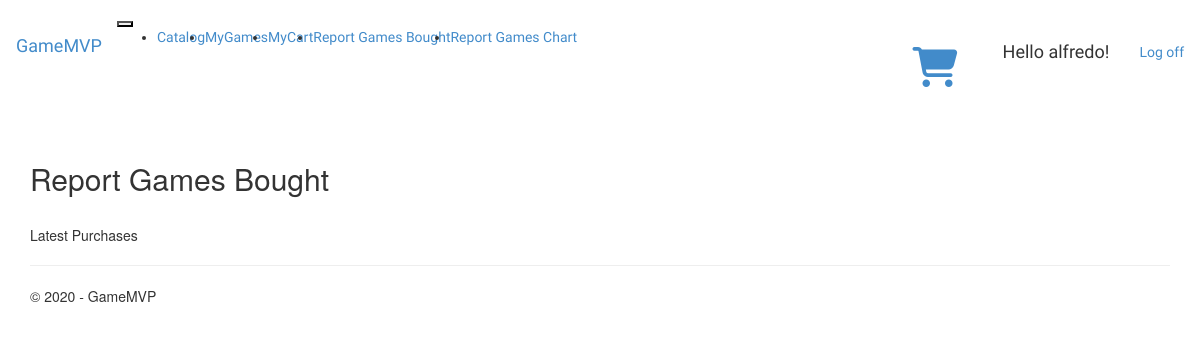
The page /Report_Bought/ (signed in) on the database as committed earlier.
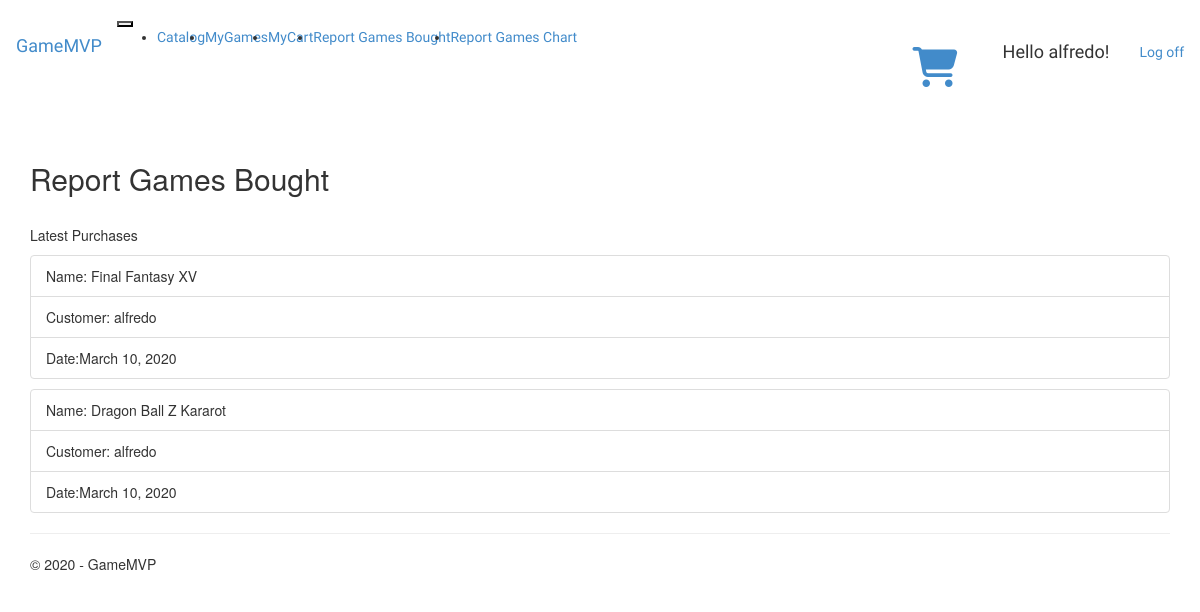
The same page on the database as committed later.
### app/models.py (models this page shows, shortened)
class mygames(models.Model):
    user=models.ForeignKey(settings.AUTH_USER_MODEL,on_delete=models.CASCADE)
    product=models.ForeignKey(Product,on_delete=models.CASCADE)
    productkey=models.CharField(max_length=255)
    dateofpurchase=models.DateField()

class Product(models.Model):
    name=models.CharField(max_length=255)
    description=models.TextField()
    front_Image=models.URLField()
    categories=models.ManyToManyField(category)
    tags=models.ManyToManyField(tag)
    price=models.FloatField()
    GameDate=models.DateField()

### app/views.py (the view)
# urls.py: path('Report_Bought/',views.Report_Bought,name="Report_Bought"),
def Report_Bought(request):
    assert isinstance(request,HttpRequest)
    current_user=request.user
    if current_user.is_staff ==False:
        return redirect(home)
    Bought_games=mygames.objects.all().select_related('product').select_related('user').order_by('-dateofpurchase')
    return render(
        request,
        'app/Report_bought.html',
        {
            'title':'Report Games Bought',
            'message':'Games Bought',
            'year':datetime.now().year,
            'Games':Bought_games
        })

### app/templates/app/Report_bought.html (shortened to what this page needs)
{% extends "app/layout.html" %}
{% block content %}
<link href="../../static/app/content/Catalog.css" rel="stylesheet" />
<h2>Report Games Bought</h2>
<br />
<p>Latest Purchases</p>
    {% for game in Games %}
<ul class="list-group list-group-horizontal" style="margin-top:10px; margin-bottom:10px;">
    <li class="list-group-item">Name: {{game.product.name}}  </li>
    <li class="list-group-item">Customer: {{game.user.username}}</li>
    <li class="list-group-item">Date:{{game.dateofpurchase}}</li>
</ul>
    {% endfor %}
{% endblock %}

### app/templates/app/layout.html (shortened to what this page needs)
﻿<!DOCTYPE html>
<html>
<head>
    {% load staticfiles %}
    <link rel="stylesheet" type="text/css" href="{% static 'app/content/bootstrap.min.css' %}" />
    <link rel="stylesheet" type="text/css" href="{% static 'app/content/site.css' %}" />
   {% url 'home' as home_url %}
    {% url 'MyGames' as MyGames_url %}
    {% url 'Cart' as MyCart_url %}
    {% url 'Report_Bought' as ReportBought_url %}
    {% url 'Report_Chart' as Report_chart_url %}
</head>
<body>
    <nav class="navbar navbar-expand-lg navbar-light bg-light">
  <a class="navbar-brand storefont" href="#">GameMVP</a>
  <button class="navbar-toggler" type="button" data-toggle="collapse" data-target="#navbarSupportedContent" aria-controls="navbarSupportedContent" aria-expanded="false" aria-label="Toggle navigation">
  </button>
  <div class="collapse navbar-collapse storefont" id="navbarSupportedContent">
    <ul class="navbar-nav mr-auto">
      <li class="nav-item {% if request.get_full_path == home_url %}active{% endif %}">
        <a class="nav-link" href="{% url 'home' %}">Catalog</a>
      </li>
        <li class="nav-item {% if request.get_full_path == MyGames_url %}active{% endif %}">
        <a class="nav-link" href="{% url 'MyGames' %}">MyGames</a>
      </li>
        <li class="nav-item {% if request.get_full_path == MyCart_url %}active{% endif %}">
        <a class="nav-link" href="{% url 'Cart' %}">MyCart</a>
      </li>
        {% if user.is_authenticated and user.is_staff  %}
        <li class="nav-item {% if request.get_full_path == ReportBought_url %}active{% endif %}">
            <a class="nav-link" href="{% url 'Report_Bought'%}">Report Games Bought</a>
        </li>
        {% endif %}
        {% if user.is_authenticated and user.is_staff  %}
        <li class="nav-item {% if request.get_full_path == Report_chart_url %}active{% endif %}">
            <a class="nav-link" href="{% url 'Report_Chart'%}">Report Games Chart</a>
        </li>
        {% endif %}
    </ul>
      {% include 'app/loginpartial.html' %}
  </div>
</nav>
    <div class="container body-content">
{% block content %}{% endblock %}
        <hr/>
        <footer>
            <p>&copy; {{ year }} - GameMVP</p>
        </footer>
    </div>
</body>
</html>

### app/templates/app/loginpartial.html (shortened to what this page needs)
{% if user.is_authenticated %}
<form id="logoutForm" action="/logout/" method="post" class="navbar-right">
    <ul class="nav navbar-nav navbar-right">
        <li  class="cartbuttonMenu"><a href="{% url 'Cart' %}"><i class="fas fa-shopping-cart"></i></a> </li>
        <li><span class="navbar-brand">Hello {{ user.username }}!</span></li>
        <li><a href="javascript:document.getElementById('logoutForm').submit()">Log off</a></li>
    </ul>
</form>
{% else %}
<ul class="nav navbar-nav navbar-right">
    <li><a class="btn btn-primary" href="{% url 'login' %}">Log in</a></li>
</ul>
{% endif %}

### app/static/app/content/site.css (style rules this page uses)
body { padding-bottom: 20px; }
.storefont { font-family: 'Trade Winds', cursive; }
.body-content { padding-left: 15px; padding-right: 15px; }
.cartbuttonMenu { padding: 5px; margin-left: 10px; margin-right: 10px; }
.cartbuttonMenu .fas { font-size:30pt; }

Rows that differ between the two databases and show on the page:
added mygames: product.name "Final Fantasy XV", user.username "alfredo", dateofpurchase "March 10, 2020"
added mygames: product.name "Dragon Ball Z Kararot", user.username "alfredo", dateofpurchase "March 10, 2020"
